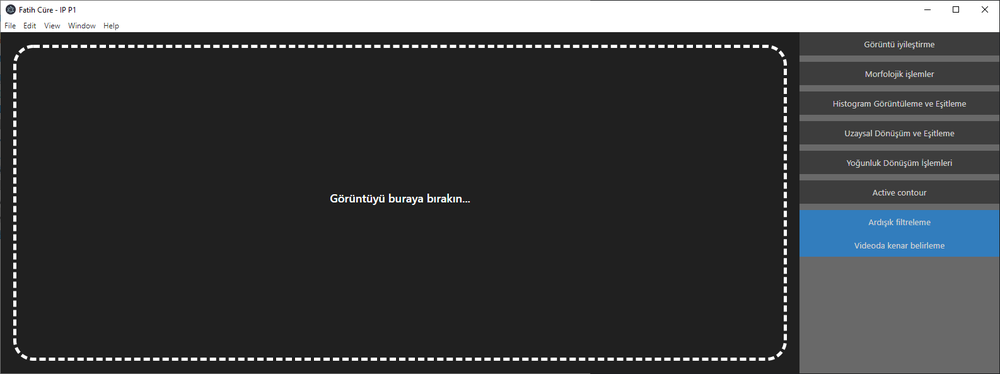
#> input picture img/Capture.png, 1000 x 374 px, shrunk from 1586 x 593 before the run, found by its file name
$ python try.py
#> lines starting #> are read from the running program, lines starting #| are printed output that depends on the picture
from PIL import Image, ImageFont, ImageDraw
import numpy as np
from io import BytesIO
import math
import matplotlib.pyplot as plt
from skimage import data, io, color

# [79 lines of commented-out code are left out]


from matplotlib import pyplot as plt

from skimage import data, draw
from skimage.feature import corner_harris, corner_subpix, corner_peaks
from skimage.transform import warp, AffineTransform

img = io.imread('Capture.PNG')
#> img is the input picture: shape (374, 1000, 4); mean R, G, B, A 62.8, 64.6, 66.2, 255

tform = AffineTransform(scale=(1, 1), rotation=2,
                        shear=0.5, translation=(200, 100))
image_mask = warp(data.checkerboard(), tform.inverse,
                  output_shape=(img.shape[0], img.shape[1], 3))
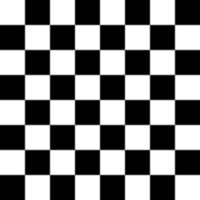
#> input picture skimage.data.checkerboard(), 200 x 200 px
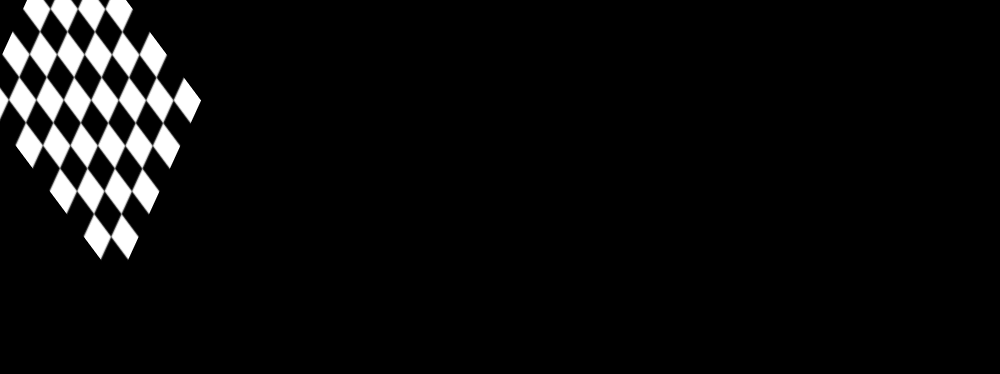
#> image_mask: shape (374, 1000) float64; min 0, max 1, mean 0.0476

#> (the run stopped early here; a loop or call above may not have finished)
